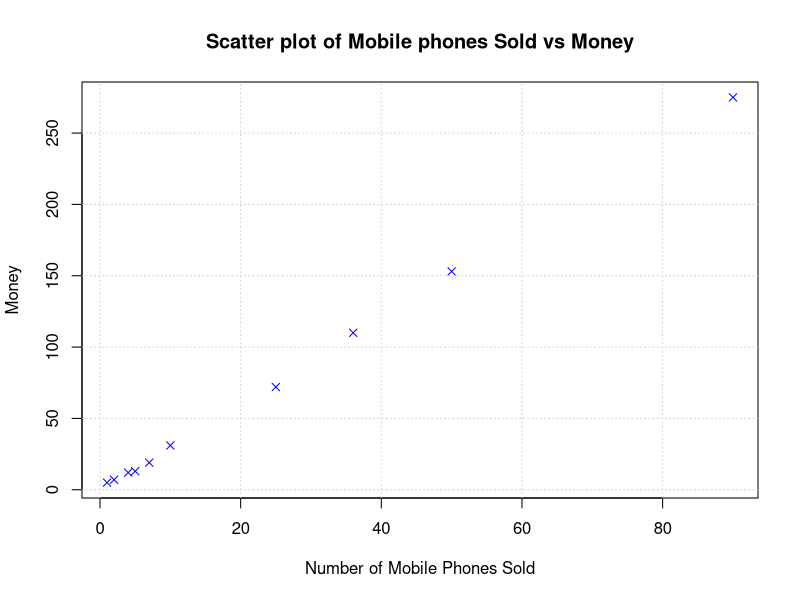

The R source for this figure:
x <- c(4, 1, 5, 7, 10, 2, 50, 25, 90, 36)
y <- c(12, 5, 13, 19, 31, 7, 153, 72, 275, 110)
plot(x, y, main = "Scatter plot of Mobile phones Sold vs Money",
     xlab= "Number of Mobile Phones Sold", ylab="Money",
     pch=4, col = "blue")
grid()